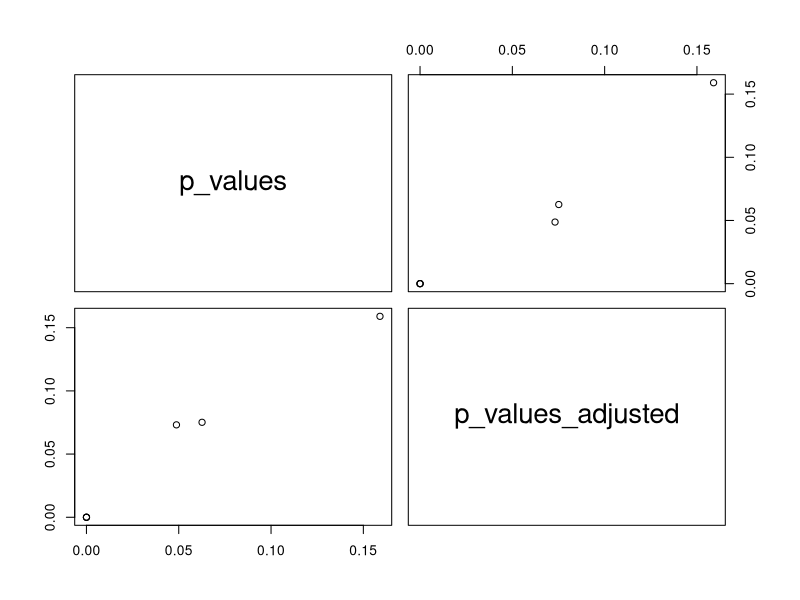

Source code (R):
#Read meta data and get grouped samples
Samples <- read.csv("./gse_matrix2.csv", header = TRUE)
Samples <- Samples[,-c(1:40)]
Samples <- Samples[,-c(2,3)]

#C1 = Cluster 1, C2 = Cluster 2
#Each sample's cluster according to Kmeans
Kmeans<-c("C1","C1","C1","C1","C1","C1","C2",
          "C1","C1","C2","C1","C2","C2","C2",
          "C2","C2","C1","C1","C1","C2","C2",
          "C2","C1","C1","C2","C1","C1","C2",
          "C1","C1","C2","C1","C1","C1","C1",
          "C1","C1","C1","C1","C1","C1","C1",
          "C1","C2","C2","C2","C1","C2","C1",
          "C1","C1","C1","C2")

#Chi-square of Samples vs. Kmeans
chisq.test(Samples,Kmeans, correct=FALSE)

#Each sample's cluster according to Hclust
Hclust<-c("C1","C1","C1","C1","C1","C1","C2",
          "C1","C1","C2","C1","C2","C2","C2",
          "C2","C2","C1","C1","C1","C2","C2",
          "C1","C1","C1","C2","C1","C1","C1",
          "C1","C1","C2","C1","C1","C1","C1",
          "C1","C1","C1","C1","C1","C1","C1",
          "C1","C2","C2","C1","C1","C1","C1",
          "C1","C1","C1","C1")

#Chi-square of Samples vs. Hclust
chisq.test(Samples,Hclust, correct=FALSE)

#Each sample's cluster according to PAM
PAM<-c("C1","C1","C1","C1","C1","C1","C2",
       "C1","C1","C2","C1","C2","C2","C2",
       "C2","C2","C1","C1","C1","C2","C2",
       "C2","C1","C1","C2","C1","C1","C1",
       "C1","C1","C2","C1","C1","C1","C1",
       "C1","C1","C1","C1","C1","C1","C1",
       "C1","C2","C2","C2","C1","C2","C1",
       "C1","C1","C1","C2")

#Chi-square of Samples vs. PAM
chisq.test(Samples,PAM, correct=FALSE)

#Chi-square of Kmeans vs. Hclust
chisq.test(Kmeans,Hclust, correct=FALSE)

#Chi-square of Kmeans vs. PAM
chisq.test(Kmeans,PAM, correct=FALSE)

#Chi-square of Hclust vs. PAM
chisq.test(Hclust,PAM, correct=FALSE)

#P values fro chi-squared tests
p_values <-c(0.159,0.04875,0.06262,7.152e-09,3.036e-12,1.54e-09)
#P values adjusted according to Benjamini Hochberg method
p_values_adjusted <- p.adjust(p_values,method="fdr")

Tests <- c("Samples/Kmeans", "Samples/Hclust", "Samples/PAM",
           "Kmeans/Hclust", "Kmeans/PAM", "Hclust/PAM")

#Statistical test results table
stat_test_results <- data.frame(Tests,p_values,p_values_adjusted)

#Enrichment plot
pairs(stat_test_results[2:3], pch = 21)
